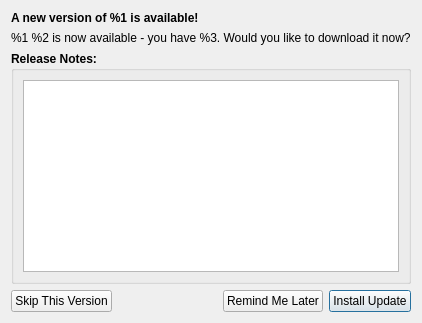
<?xml version="1.0" encoding="UTF-8"?>
<ui version="4.0">
 <class>FvUpdateWindow</class>
 <widget class="QWidget" name="FvUpdateWindow">
  <property name="geometry">
   <rect>
    <x>0</x>
    <y>0</y>
    <width>653</width>
    <height>461</height>
   </rect>
  </property>
  <property name="windowTitle">
   <string>Software Update</string>
  </property>
  <layout class="QHBoxLayout" name="horizontalLayout_6">
   <property name="sizeConstraint">
    <enum>QLayout::SetFixedSize</enum>
   </property>
   <item>
    <layout class="QVBoxLayout" name="verticalLayout">
     <item>
      <widget class="QLabel" name="newVersionIsAvailableLabel">
       <property name="font">
        <font>
         <weight>75</weight>
         <bold>true</bold>
        </font>
       </property>
       <property name="text">
        <string>A new version of %1 is available!</string>
       </property>
      </widget>
     </item>
     <item>
      <widget class="QLabel" name="wouldYouLikeToDownloadLabel">
       <property name="text">
        <string>%1 %2 is now available - you have %3. Would you like to download it now?</string>
       </property>
      </widget>
     </item>
     <item>
      <widget class="QGroupBox" name="groupBox">
       <property name="font">
        <font>
         <weight>75</weight>
         <bold>true</bold>
        </font>
       </property>
       <property name="title">
        <string>Release Notes:</string>
       </property>
       <layout class="QHBoxLayout" name="horizontalLayout_7">
        <item>
         <widget class="QTextEdit" name="releaseNotesTextEdit">
          <property name="sizePolicy">
           <sizepolicy hsizetype="Preferred" vsizetype="Preferred">
            <horstretch>0</horstretch>
            <verstretch>0</verstretch>
           </sizepolicy>
          </property>
          <property name="readOnly">
           <bool>true</bool>
          </property>
         </widget>
        </item>
       </layout>
      </widget>
     </item>
     <item>
      <layout class="QHBoxLayout" name="horizontalLayout_3">
       <item>
        <widget class="QPushButton" name="skipThisVersionButton">
         <property name="text">
          <string>Skip This Version</string>
         </property>
        </widget>
       </item>
       <item>
        <spacer name="horizontalSpacer">
         <property name="orientation">
          <enum>Qt::Horizontal</enum>
         </property>
         <property name="sizeHint" stdset="0">
          <size>
           <width>40</width>
           <height>20</height>
          </size>
         </property>
        </spacer>
       </item>
       <item>
        <widget class="QPushButton" name="remindMeLaterButton">
         <property name="text">
          <string>Remind Me Later</string>
         </property>
        </widget>
       </item>
       <item>
        <widget class="QPushButton" name="installUpdateButton">
         <property name="text">
          <string>Install Update</string>
         </property>
         <property name="autoDefault">
          <bool>true</bool>
         </property>
         <property name="default">
          <bool>true</bool>
         </property>
        </widget>
       </item>
      </layout>
     </item>
    </layout>
   </item>
  </layout>
 </widget>
 <resources/>
 <connections/>
</ui>
